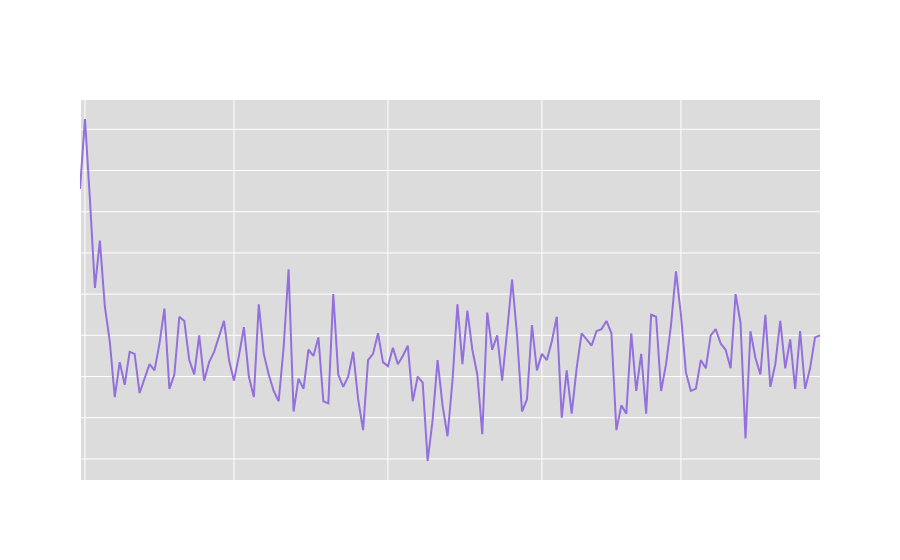

Notebook code for this chart:
### Markdown cell above
## Rezultate și vizualizare

Rezultatele sunt reprezentate grafic folosind librăria Plotly.
Primul grafic figurează modul în care gripa se modifică în fiecare zi, începând din luna noiembrie, până în ultima zi din martie.

Acest grafic ajută la înțelegerea modului în care gripa se răspândește în oraș.

### Code cell
# plotarea rezultatelor 
zile_pe_luna = [30, 31, 31, 28, 31]
luni = ['Nov', 'Dec', 'Jan', 'Feb', 'Mar'] 
pozitie_luna = [1] + [sum(zile_pe_luna[:i]) + 1 for i in range(1, len(zile_pe_luna))]

# for i, luna in enumerate(luni):
#     print(f"1st {luna} is on day {pozitie_luna[i]}")

fig = go.Figure()

fig.add_trace(go.Scatter(
    x=np.arange(simulare_zile), 
    y=nr_infectati_pe_zi, 
    mode='lines', 
    name='Numar infectati in perioda noiembrie - martie', 
    line=dict(color='MediumPurple', width=2)))

fig.update_layout(title=dict(text='Evoluția gripei în București (noiembrie - martie)', x=0.5),
                   xaxis=dict(title='Zile', tickvals=pozitie_luna, ticktext=luni),
                   yaxis_title='Nr persoane infectate',
                   paper_bgcolor='rgba(0,0,0,0)',
                   font=dict(family='system-ui', size=14, color='white'),
                   plot_bgcolor='Gainsboro')
fig.show()

### Figure 1 — Plotly figure (JSON) as saved in the notebook; plotly's stock layout.template omitted (floating-point values rounded to 4 significant figures; data arrays with more than 128 entries replaced by an {"elided": "..."} marker saying what was removed)
{"data": [{"line": {"color": "MediumPurple", "width": 2}, "mode": "lines", "name": "Numar infectati in perioda noiembrie - martie", "type": "scatter", "x": {"elided": "150 int values"}, "y": {"elided": "150 int values"}}], "layout": {"font": {"color": "white", "family": "system-ui", "size": 14}, "paper_bgcolor": "rgba(0,0,0,0)", "plot_bgcolor": "Gainsboro", "title": {"text": "Evoluția gripei în București (noiembrie - martie)", "x": 0.5}, "xaxis": {"ticktext": ["Nov", "Dec", "Jan", "Feb", "Mar"], "tickvals": [1, 31, 62, 93, 121], "title": {"text": "Zile"}}, "yaxis": {"title": {"text": "Nr persoane infectate"}}}}
